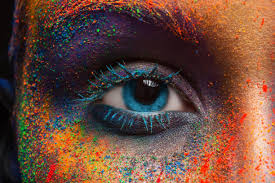
#> input picture assest/download.jpg, 275 x 183 px
$ python 'colorand corner_detection.py'
#> lines starting #> are read from the running program, lines starting #| are printed output that depends on the picture; after the words box and inside, x2 and y2 are one past the last pixel; in counts of white or black regions, pixels touching at a corner belong together
import numpy as np
import cv2

img=cv2.imread('assest/download.jpg')
#> img is the input picture: shape (183, 275, 3); mean B, G, R 59.9, 72.9, 106.2
img=cv2.resize(img,(0,0),fx=0.75,fy=0.75)
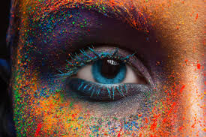
#> img: shape (137, 206, 3); mean B, G, R 59.7, 72.7, 105.9
gray=cv2.cvtColor(img,cv2.COLOR_BGR2GRAY)
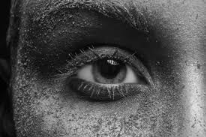
#> gray: shape (137, 206); min 0, max 230, mean 81.1


corners=cv2.goodFeaturesToTrack(gray,100,0.01,10 )
#> corners = 100 rows, first 8: [107, 60], [18, 62], [73, 22], [97, 134], [119, 133], [116, 88], [73, 6], [104, 8]
print(corners)
#> (printed output is left out)
corners=np.int32(corners)
#> corners = contour of 100 points, box (x1, y1, x2, y2) (12, 1, 203, 136), area 16803

for corner in corners:
    x,y=corner.ravel()
    cv2.circle(img,(x,y),5,(255,0,0),-1)
#> this loop made 100 passes
#> (x, y) on passes 1 to 12: (107, 60), (18, 62), (73, 22), (97, 134), (119, 133), (116, 88), (73, 6), (104, 8), (137, 124), (128, 68), (126, 120), (35, 93)
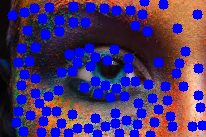
#> img: shape (137, 206, 3); mean B, G, R 112.7, 49.1, 72.6


for i in range(len(corners)):
    for j in range(i+1,len(corners)):
        corner1=tuple(corners[i][0])
        corner2=tuple(corners [j][0])
        color=tuple(map(lambda x:int(x),np.random.randint(0,255,size=3)))
        cv2.line(img,corner1,corner2,color,1)
#> this loop made 100 passes
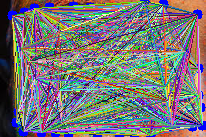
#> img: shape (137, 206, 3); mean B, G, R 119.2, 117.7, 119.3
# [18 lines of commented-out code are left out]
cv2.imshow('frame',img)
cv2.waitKey(0)
#cap.release()
cv2.destroyAllWindows()
